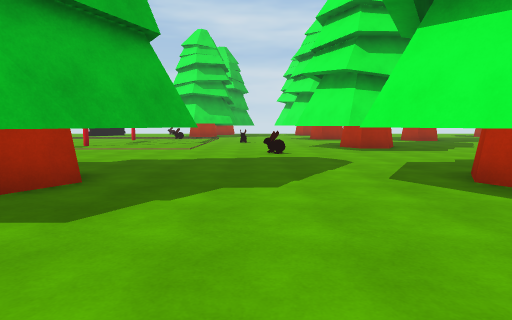
[1] (above)

22 first-person views from a walk through a Unity game level. The camera is 1.4 m above the floor, tilts 6° down and sees 75° across. The floor is counted in squares, 2 m on a side. Each view is taken from the middle of a square. On the plan, view 1 faces up. The plan holds only what a view shows up to about 10 squares ahead; the rest is blank. The place goes on beyond the plan. The player is left out.

[2]
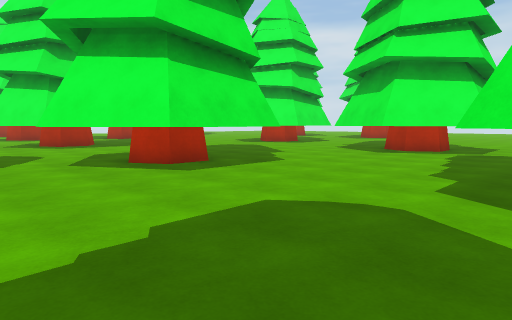

[3]
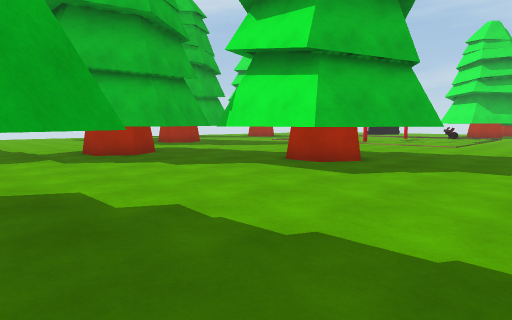

[4]
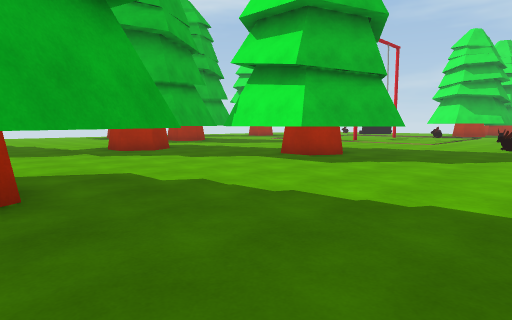

[5]
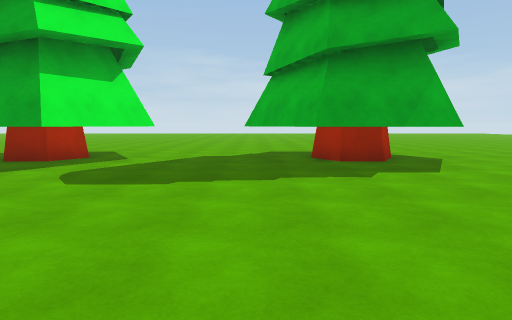

[6]
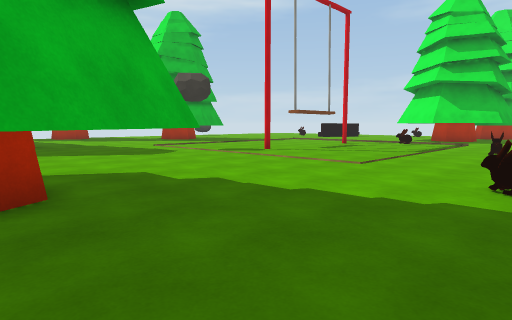

[7]
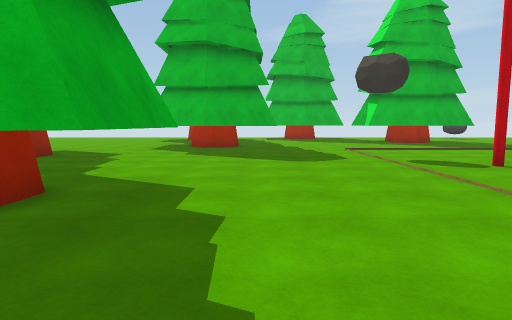

[8]
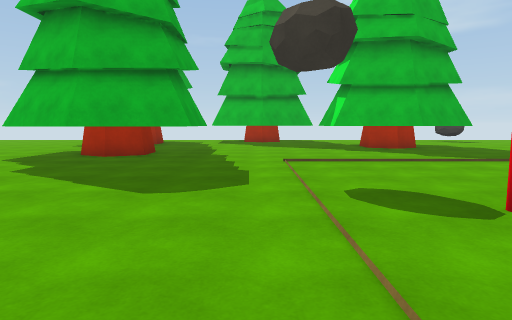

[9]
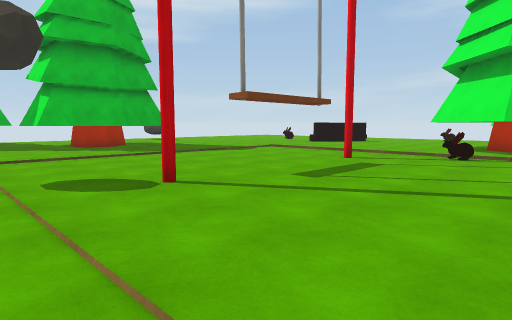

[10]
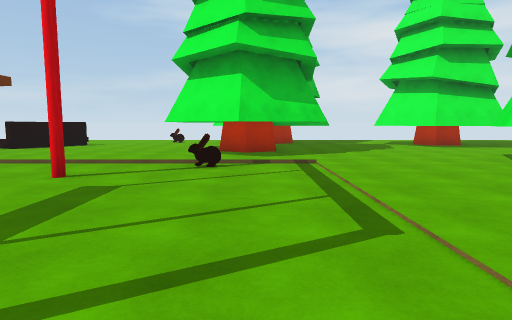

[11]
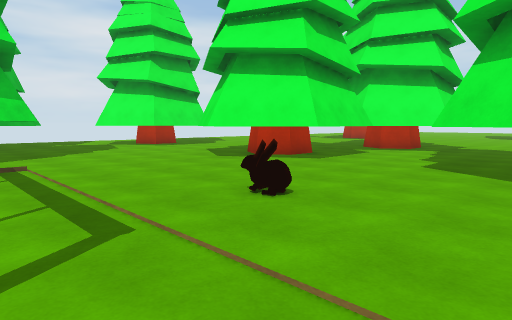

[12]
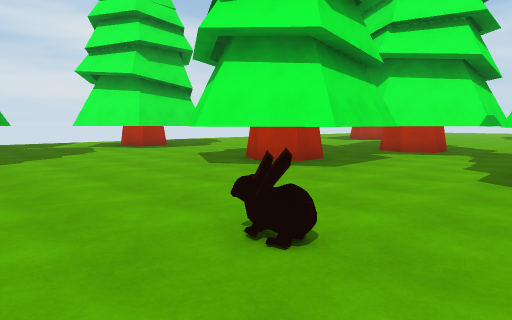

[13]
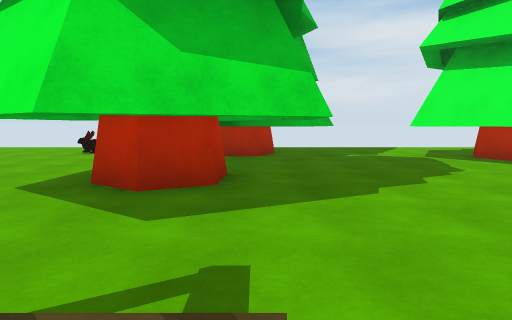

[14]
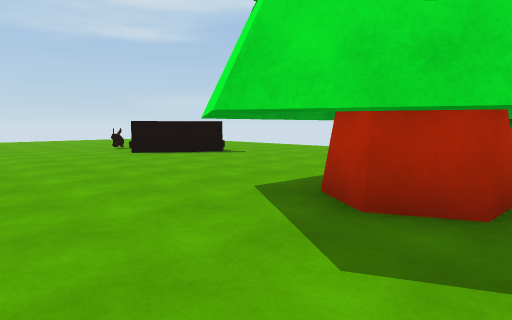

[15]
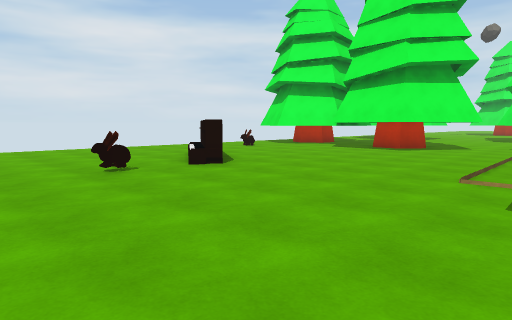

[16]
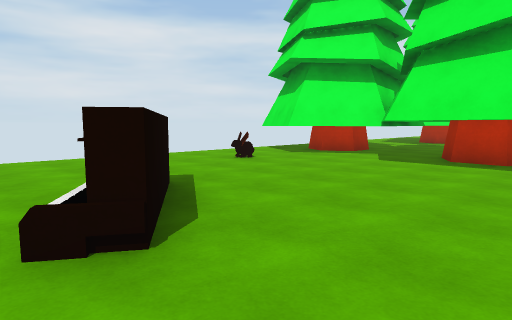

[17]
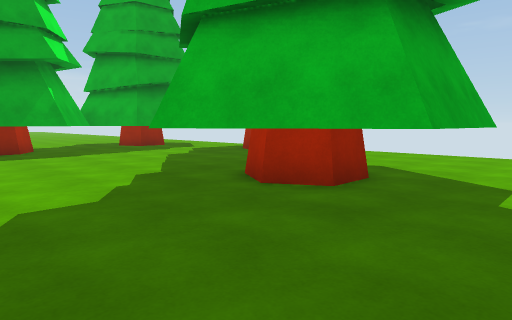

[18]
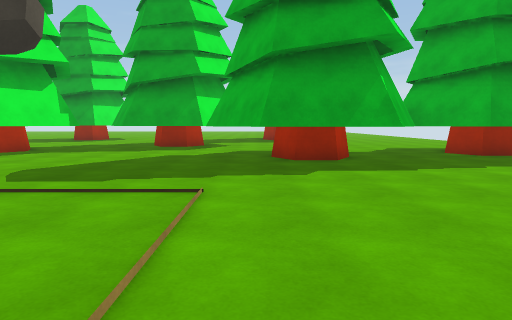

[19]
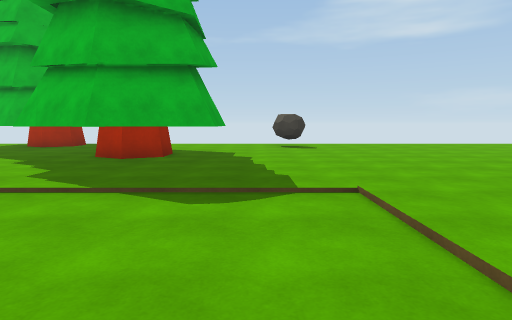

[20]
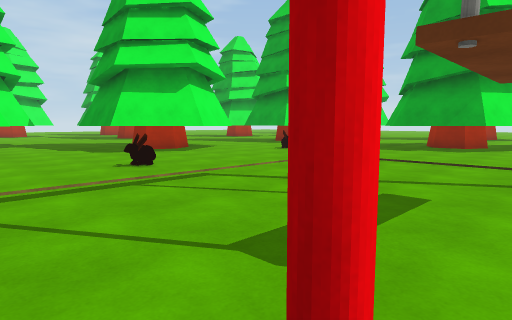

[21]
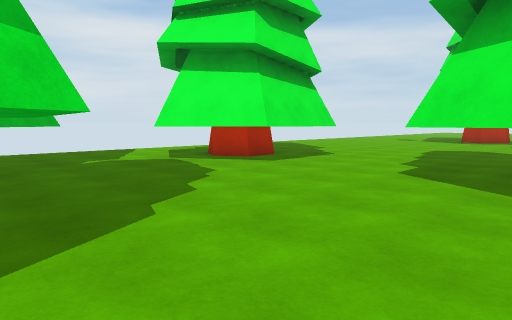

[22]
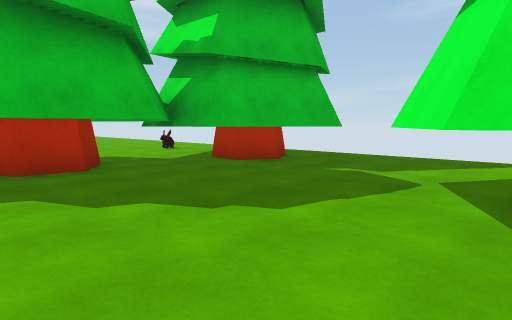

### Floor plan
Key: @ floor where view 1 was taken; # wall or solid block; . floor; T tree; O other object.
Columns run from 14 left of view 1 to 11 right of it. Each row starts with its distance up from view 1.
 26  ..........TTT....
 25  .........TTTT...T
 24  .......O.TTTTT.TT
 23  ....O....T TT..TT
 22 ....OO....TTT...TTTT..
 21 ..O.O....TTTT....TT....
 20 .........TTTT...........
 19 ..........TTT...........
 18 ...........T....TTT ...
 17 ..........O.....TT   T
 16 ................TTTT T
 15 TT......#........TTTTTT
 14 TTT.................TTTT
 13  TT...........O.........
 12 TTT.............TTTT..
 11 ........#.......TTT
 10 ................TTT
  9 .................TT
  8 ..............O.....
  7 ..TTT...............
  6 TTTTTT....TTT....T
  5 TT TT.....TTT...TT  ..
  4 T. TT....TTTTT..TT  ...
  3 ......TTTTTTT...TTTT...T
  2  .. .TTTTTTTT....TT...TTT
  1     . TTT.............TTT
  0     ..TTT.....@........TTT
 -1     .....................
 -2        ....TTT...TTT
 -3         ..TTTTT..TT
 -4         ..   T...T
 -5        ....   ....T
 -6        ....   .....

Where each view was taken, in squares from view 1:
view 1: 0 up, 0 right, facing up
view 2: 2 down, 0 right, facing up-right
view 3: 2 down, 1 right, facing up-left
view 4: 3 down, 2 right, facing up-left
view 5: 4 up, 0 right, facing down
view 6: 4 up, 1 right, facing up-left
view 7: 7 up, 0 right, facing left
view 8: 9 up, 3 left, facing left
view 9: 9 up, 2 left, facing up-left
view 10: 11 up, 3 left, facing up
view 11: 11 up, 3 left, facing up-right
view 12: 12 up, 2 left, facing up-right
view 13: 16 up, 2 left, facing up
view 14: 17 up, 2 left, facing up-left
view 15: 16 up, 14 left, facing up-right
view 16: 19 up, 11 left, facing up-right
view 17: 16 up, 10 left, facing down-left
view 18: 13 up, 10 left, facing down
view 19: 16 up, 6 left, facing left
view 20: 16 up, 6 left, facing down-right
view 21: 17 up, 2 left, facing up-right
view 22: 19 up, 3 right, facing up-left
